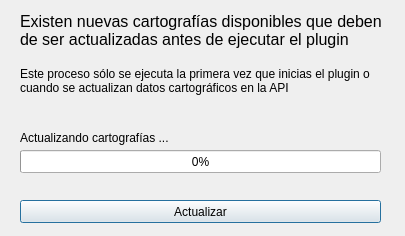
<?xml version="1.0" encoding="UTF-8"?>
<ui version="4.0">
 <class>DialogDownload</class>
 <widget class="QDialog" name="DialogDownload">
  <property name="geometry">
   <rect>
    <x>0</x>
    <y>0</y>
    <width>405</width>
    <height>236</height>
   </rect>
  </property>
  <property name="windowTitle">
   <string>Comprobar actualizaciones</string>
  </property>
  <property name="windowIcon">
   <iconset resource="resources.qrc">
    <normaloff>:/imgBase/images/istac_c.png</normaloff>:/imgBase/images/istac_c.png</iconset>
  </property>
  <widget class="QLabel" name="labelDownloading">
   <property name="geometry">
    <rect>
     <x>20</x>
     <y>130</y>
     <width>321</width>
     <height>16</height>
    </rect>
   </property>
   <property name="text">
    <string>Actualizando cartografías ...</string>
   </property>
  </widget>
  <widget class="QProgressBar" name="pbDownload">
   <property name="geometry">
    <rect>
     <x>20</x>
     <y>150</y>
     <width>361</width>
     <height>23</height>
    </rect>
   </property>
   <property name="inputMethodHints">
    <set>Qt::ImhNone</set>
   </property>
   <property name="value">
    <number>0</number>
   </property>
   <property name="textVisible">
    <bool>true</bool>
   </property>
   <property name="invertedAppearance">
    <bool>false</bool>
   </property>
  </widget>
  <widget class="QLabel" name="labelTitle">
   <property name="geometry">
    <rect>
     <x>20</x>
     <y>0</y>
     <width>371</width>
     <height>61</height>
    </rect>
   </property>
   <property name="sizePolicy">
    <sizepolicy hsizetype="Preferred" vsizetype="Preferred">
     <horstretch>0</horstretch>
     <verstretch>0</verstretch>
    </sizepolicy>
   </property>
   <property name="font">
    <font>
     <pointsize>12</pointsize>
    </font>
   </property>
   <property name="autoFillBackground">
    <bool>false</bool>
   </property>
   <property name="text">
    <string>Existen nuevas cartografías disponibles que deben de ser actualizadas antes de ejecutar el plugin</string>
   </property>
   <property name="textFormat">
    <enum>Qt::AutoText</enum>
   </property>
   <property name="wordWrap">
    <bool>true</bool>
   </property>
  </widget>
  <widget class="QLabel" name="labelDescription">
   <property name="geometry">
    <rect>
     <x>20</x>
     <y>60</y>
     <width>351</width>
     <height>41</height>
    </rect>
   </property>
   <property name="text">
    <string>Este proceso sólo se ejecuta la primera vez que inicias el plugin o cuando se actualizan datos cartográficos en la API</string>
   </property>
   <property name="wordWrap">
    <bool>true</bool>
   </property>
  </widget>
  <widget class="QPushButton" name="button">
   <property name="geometry">
    <rect>
     <x>20</x>
     <y>200</y>
     <width>361</width>
     <height>23</height>
    </rect>
   </property>
   <property name="text">
    <string>Actualizar</string>
   </property>
  </widget>
 </widget>
 <resources>
  <include location="resources.qrc"/>
 </resources>
 <connections>
  <connection>
   <sender>button</sender>
   <signal>clicked(bool)</signal>
   <receiver>DialogDownload</receiver>
   <slot>btn_continue()</slot>
   <hints>
    <hint type="sourcelabel">
     <x>134</x>
     <y>212</y>
    </hint>
    <hint type="destinationlabel">
     <x>162</x>
     <y>182</y>
    </hint>
   </hints>
  </connection>
 </connections>
 <slots>
  <slot>btn_continue()</slot>
 </slots>
</ui>
